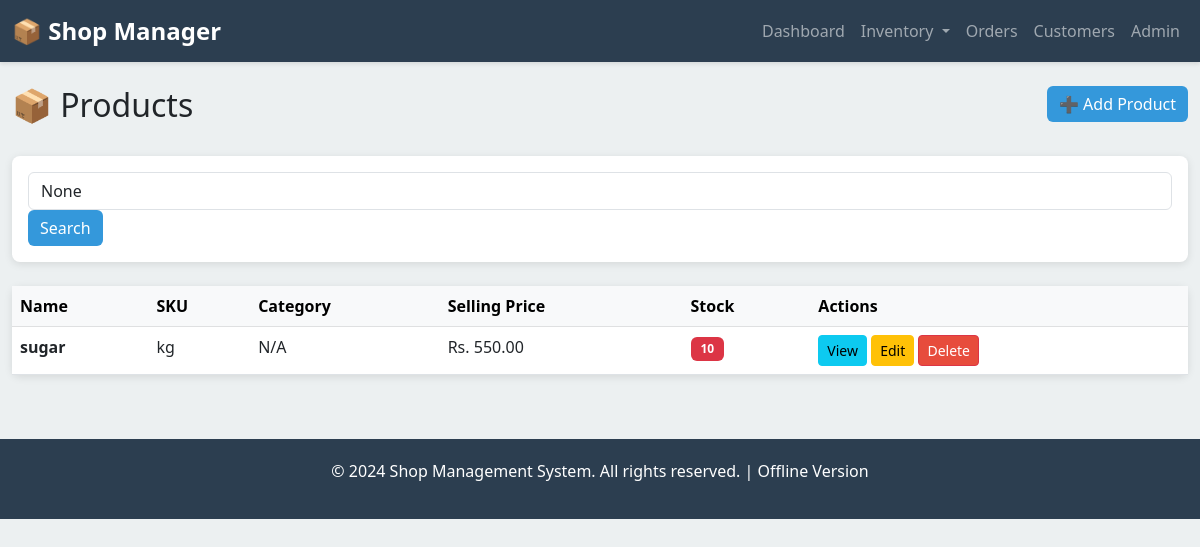
Screenshot of /products/ with the database file from the repository.
### inventory/models.py (models this page shows, shortened)
class Product(models.Model):
    name = models.CharField(max_length=200)
    sku = models.CharField(max_length=50, unique=True)
    category = models.ForeignKey(Category, on_delete=models.SET_NULL, null=True, blank=True)
    description = models.TextField(blank=True)
    purchase_price = models.DecimalField(max_digits=10, decimal_places=2)
    selling_price = models.DecimalField(max_digits=10, decimal_places=2)
    quantity_in_stock = models.IntegerField(default=0)
    reorder_level = models.IntegerField(default=10)
    is_active = models.BooleanField(default=True)
    created_at = models.DateTimeField(auto_now_add=True)
    updated_at = models.DateTimeField(auto_now=True)

### inventory/views.py (the view)
# urls.py: path('products/', views.product_list, name='product-list'),
def product_list(request):
    products = Product.objects.all().order_by('-created_at')
    query = request.GET.get('q')
    if query:
        products = products.filter(Q(name__icontains=query) | Q(sku__icontains=query))
    context = {'products': products, 'query': query}
    return render(request, 'inventory/product_list.html', context)

### templates/inventory/product_list.html (shortened to what this page needs)
{% extends 'base.html' %}
{% block content %}
<div class="row mb-4">
    <div class="col-md-8">
        <h2>📦 Products</h2>
    </div>
    <div class="col-md-4">
        <a href="{% url 'product-create' %}" class="btn btn-primary float-end">➕ Add Product</a>
    </div>
</div>
<div class="card mb-4">
    <div class="card-body">
        <form method="get" class="form-inline">
            <input type="text" name="q" class="form-control me-2" placeholder="Search by name or SKU" value="{{ query }}">
            <button type="submit" class="btn btn-primary">Search</button>
        </form>
    </div>
</div>
<div class="card">
    <div class="table-responsive">
        <table class="table table-hover mb-0">
            <thead class="table-light">
                <tr>
                    <th>Name</th>
                    <th>SKU</th>
                    <th>Category</th>
                    <th>Selling Price</th>
                    <th>Stock</th>
                    <th>Actions</th>
                </tr>
            </thead>
            <tbody>
                {% for product in products %}
                <tr>
                    <td><strong>{{ product.name }}</strong></td>
                    <td>{{ product.sku }}</td>
                    <td>{{ product.category.name|default:"N/A" }}</td>
                    <td>Rs. {{ product.selling_price|floatformat:2 }}</td>
                    <td>
                        {% if product.quantity_in_stock <= product.reorder_level %}
                            <span class="badge bg-danger">{{ product.quantity_in_stock }}</span>
                        {% else %}
                            <span class="badge bg-success">{{ product.quantity_in_stock }}</span>
                        {% endif %}
                    </td>
                    <td>
                        <a href="{% url 'product-detail' product.pk %}" class="btn btn-sm btn-info">View</a>
                        <a href="{% url 'product-edit' product.pk %}" class="btn btn-sm btn-warning">Edit</a>
                        <a href="{% url 'product-delete' product.pk %}" class="btn btn-sm btn-danger">Delete</a>
                    </td>
                </tr>
                {% empty %}
                <tr>
                    <td colspan="6" class="text-center text-muted py-4">No products found</td>
                </tr>
                {% endfor %}
            </tbody>
        </table>
    </div>
</div>
{% endblock %}

### templates/base.html (style rules this page uses)
:root { --primary-color: #2c3e50; --secondary-color: #3498db; --success-color: #27ae60; --danger-color: #e74c3c; --warning-color: #f39c12; }
body { background-color: #ecf0f1; font-family: 'Segoe UI', Tahoma, Geneva, Verdana, sans-serif; }
.card { border: none; box-shadow: 0 2px 8px rgba(0,0,0,0.1); border-radius: 8px; }
.btn-primary { background-color: var(--secondary-color); border: none; }
.btn-danger { background-color: var(--danger-color); }
.table { background-color: white; }
.badge { padding: 6px 10px; }

### rows the page displays
Product: name "sugar", sku "kg", category.name "N/A", selling_price "550.00", quantity_in_stock "10"
